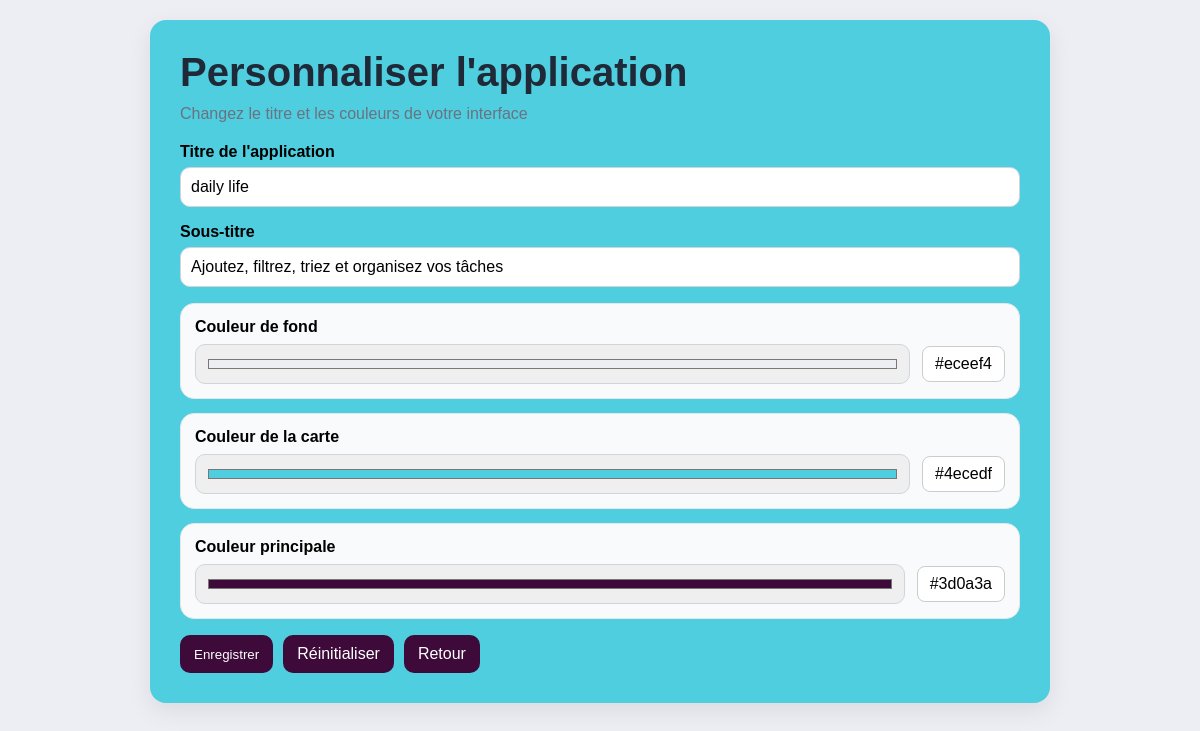
The app's page /settings (signed in), older data.
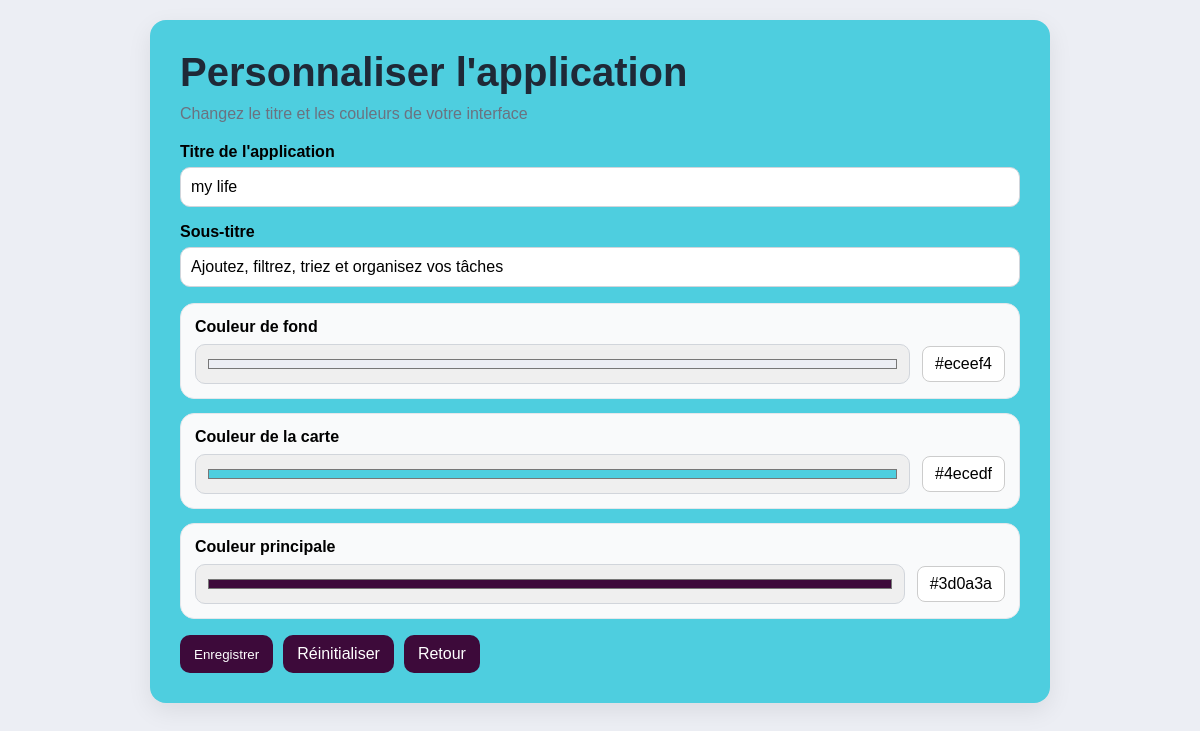
The same page, newer data.
### tables this page shows
CREATE TABLE settings (
            id INTEGER PRIMARY KEY CHECK (id = 1),
            app_title TEXT NOT NULL,
            subtitle TEXT NOT NULL,
            bg_color TEXT NOT NULL,
            card_color TEXT NOT NULL,
            primary_color TEXT NOT NULL
        );

### app.py (the view, shortened to what this page needs)
@app.route("/settings", methods=["GET", "POST"])
@login_required
def settings_page():
    current_settings = get_settings()
    return render_template("settings.html", settings=current_settings)

### app.py (called while the page is built)
def get_connection():
    conn = sqlite3.connect(DATABASE)
    conn.row_factory = sqlite3.Row
    return conn

def get_settings():
    conn = get_connection()
    settings = conn.execute("SELECT * FROM settings WHERE id = 1").fetchone()
    conn.close()
    if settings:
        return dict(settings)
    return DEFAULT_SETTINGS.copy()

def login_required(view_func):
    @wraps(view_func)
    def wrapper(*args, **kwargs):
        if "user_id" not in session:
            flash("Veuillez vous connecter pour accéder à l'application.", "warning")
            return redirect(url_for("login"))
        return view_func(*args, **kwargs)
    return wrapper

### templates/settings.html (shortened to what this page needs)
<!DOCTYPE html>
<html lang="fr">
<head>
    <link rel="stylesheet" href="{{ url_for('static', filename='style.css') }}">
</head>
<body>
    <div class="app-container">
        <div class="card">
            <h1>Personnaliser l'application</h1>
            <p class="subtitle">Changez le titre et les couleurs de votre interface</p>
            <form method="POST" class="settings-form">
                <label>
                    Titre de l'application
                    <input type="text" name="app_title" value="{{ settings.app_title }}" required>
                </label>
                <label>
                    Sous-titre
                    <input type="text" name="subtitle" value="{{ settings.subtitle }}" required>
                </label>
                <div class="color-section">
                    <div class="color-choice">
                        <div class="color-label">Couleur de fond</div>
                        <div class="color-control">
                            <input class="color-picker" type="color" name="bg_color" value="{{ settings.bg_color }}">
                            <span class="color-value">{{ settings.bg_color }}</span>
                        </div>
                    </div>
                    <div class="color-choice">
                        <div class="color-label">Couleur de la carte</div>
                        <div class="color-control">
                            <input class="color-picker" type="color" name="card_color" value="{{ settings.card_color }}">
                            <span class="color-value">{{ settings.card_color }}</span>
                        </div>
                    </div>
                    <div class="color-choice">
                        <div class="color-label">Couleur principale</div>
                        <div class="color-control">
                            <input class="color-picker" type="color" name="primary_color" value="{{ settings.primary_color }}">
                            <span class="color-value">{{ settings.primary_color }}</span>
                        </div>
                    </div>
                </div>
                <div class="settings-actions">
                    <button type="submit">Enregistrer</button>
                    <a href="{{ url_for('reset_settings') }}" class="reset-btn">Réinitialiser</a>
                    <a href="{{ url_for('index') }}" class="back-btn">Retour</a>
                </div>
            </form>
        </div>
    </div>
</body>
</html>

Row changes from the older to the newer data that the page shows:
changed settings "#eceef4": app_title "daily life" → "my life"
